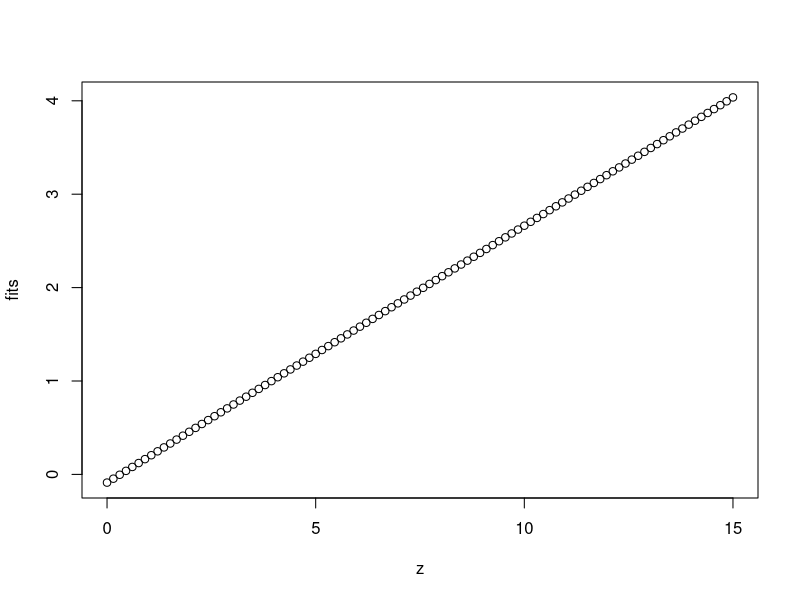

The R source for this figure:
library(reshape2)

llr = function(x, y, z, omega) {
  fits = sapply(z, compute_f_hat, x, y, omega)
  return(fits)
}

compute_f_hat = function(z, x, y, omega) {
  Wz = make_weight_matrix(z, x, omega)
  X = make_predictor_matrix(x)
  f_hat = c(1, z) %*% solve(t(X) %*% Wz %*% X) %*% t(X) %*% Wz %*% y
  return(f_hat)
}

make_weight_matrix <- function(z, x, omega) {
  r <- abs(x-z)/omega
  w <- ifelse(abs(r) < 1, (1-abs(r)^3)^3, 0)
  return(diag(w))
}

make_predictor_matrix <- function(x) {
  X <- cbind(1,x)
  return(X)
}

data(french_fries)
french_fries = french_fries[complete.cases(french_fries),]
z = seq(0, 15, length.out = 100)
fits = llr(z = z, x = french_fries$potato, y = french_fries$buttery, omega = 50)
plot(z, fits)

# tets